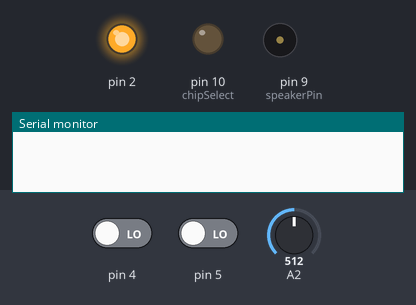
This sketch was run on a simulated Arduino Uno, built with avr-gcc and run on an emulated ATmega328P. Parts: output pins drawn as LEDs (lit = HIGH), buzzer (waves = sounding), the last lines printed to the serial monitor. The test bench sets the inputs (shaded band); at power-on: pin 4 LOW, pin 5 LOW, A2 = 512. Storage starts empty; the audio player accepts every command and is not drawn.

Above: at 5.1 s.
At 6.3 s:
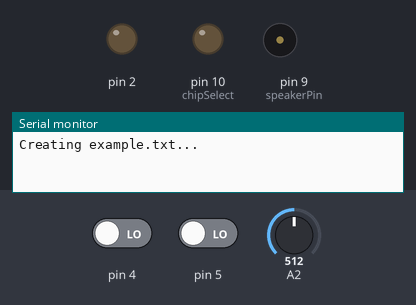
6.4 s: pin 4 driven HIGH
At 7.6 s:
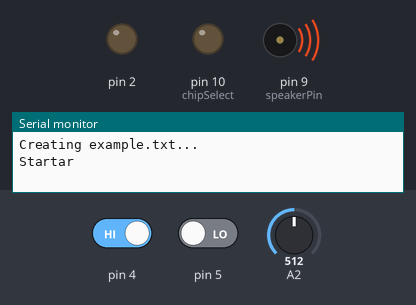
Timing chart, 0 to 14.8 s (numbered marks = the images above; inputs shaded):
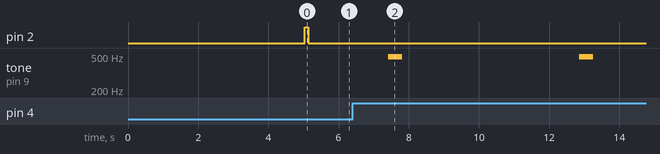

The sketch:

Uno_kod.ino
```cpp
#include <SD.h> //Load SD library
#include <TMRpcm.h> //Load TMRpcm library for audio playing
#include <Wire.h>
int chipSelect = 10; //chip select pin for the MicroSD Card Adapter
File file; // file object that is used to read and write data
int svar; //result
const int numValuesToRead = 5; //number of values for history
uint8_t lastValues[numValuesToRead];
int before;
int resultat1;
int resultat2;
int resultat3;
int x[5];
TMRpcm tmrpcm;

void setup() {
  Serial.begin(9600); // start serial connection to print out debug messages and data

  pinMode(chipSelect, OUTPUT); // chip select pin must be set to OUTPUT mode
  if (!SD.begin(chipSelect)) { // Initialize SD card
    Serial.println("Could not initialize SD card."); // if return value is false, something went wrong.
  }
  pinMode(9,OUTPUT);
  tmrpcm.speakerPin=9;
  tmrpcm.volume(9);
  tmrpcm.play("xp.wav");
  delay(5000);
  if(tmrpcm.isPlaying()== true){
  Serial.println("spelar");
  }

  pinMode(4,INPUT);
  pinMode(5,INPUT);
  pinMode(2,OUTPUT);
  digitalWrite(2,HIGH);
  delay(100);
  digitalWrite(2,LOW);


  Serial.println("Creating example.txt...");
  File myFile;
  file = SD.open("FILE.txt", FILE_WRITE);
  file.close();
  Wire.begin();
  SD.begin();


  //readValuesFromFile();
}
//function to read the values as string to put them into an array
int splitString(const String &input, char separator, String *output, int maxValues) {
  int itemCount = 0;
  int start = 0;
  int end = input.indexOf(separator);

  while (end >= 0 && itemCount < maxValues) {
    output[itemCount++] = input.substring(start, end);
    start = end + 1;
    end = input.indexOf(separator, start);
  }

  // Add the last part of the string
  if (itemCount < maxValues) {
    output[itemCount++] = input.substring(start);
  }

  return itemCount;
}
//checking if history or measure is called
void loop() {
  //Serial.println("H");
  if (digitalRead(4) == HIGH   ) { // generate random number between 0 and 9
    file = SD.open("FILE.txt", FILE_WRITE); // open "file.txt" to write data
    //Wire.beginTransmission(9);
    //tmrpcm.play("whatis.wav");
    //tmrpcm.stopPlayback();
    Serial.println("Startar");
    delay(1000);
    before = analogRead(A2);

    tone(tmrpcm.speakerPin, 490, 400);  // Play the specified note
    delay(400 + 50);  // Add a short delay to avoid cutting off the note abruptly
    noTone(tmrpcm.speakerPin);
    delay(3000);

    resultat1 = analogRead(A2);
    delay(1000);
    resultat2 = analogRead(A2);
    delay(1000);
    resultat3 = analogRead(A2);
    tone(tmrpcm.speakerPin, 490, 400);  // Play the specified note
    delay(400 + 50);  // Add a short delay to avoid cutting off the note abruptly
    noTone(tmrpcm.speakerPin);  // Stop playing the note
    svar = (resultat1 + resultat2 + resultat3)/3-before+20;

    delay(1000);
    if (svar <30){
      tmrpcm.play("spik.wav");

    }
    else if (svar < 1500){
      tmrpcm.play("billl.wav");
    }
    else if (svar> 150){
      tmrpcm.play("plask.wav");
    }
    //tmrpcm.stopPlayback();
    //Wire.write(svar);
    file.print('\n');
    file.print(svar); // write number to file
    //Wire.endTransmission();
    file.close();
    Serial.print("Wrote number: "); // debug output: show written number in serial monitor
    Serial.println(svar);
    //readValuesFromFile(); // close file
    delay(3000);


    }
    else{
      file.close();
    }
  file.close();
  if (digitalRead(5) == HIGH) {
  file = SD.open("FILE.txt", FILE_READ); // open "file.txt" to read data
  if (file) {
    // Read the entire file into a buffer
    String fileContent = file.readString();
    Serial.println("Work");
    // Close the file
    file.close();

    // Split the content into lines
    String lines[fileContent.length()]; // Dynamic array based on file length
    int numLines = splitString(fileContent, '\n', lines, fileContent.length());

    // Initialize a dynamic array to store all values
    int* allValues = new int[numLines];

    // Process each line and convert it to an integer
    for (int i = 0; i < numLines; ++i) {
      allValues[i] = lines[i].toInt();

      // Print detailed information to Serial for debugging
      Serial.print("Read value as integer: ");
      Serial.println(allValues[i]);
      Serial.println("---");
    }

    // Reverse the order of allValues array
    for (int i = 0; i < numLines / 2; ++i) {
      int temp = allValues[i];
      allValues[i] = allValues[numLines - i - 1];
      allValues[numLines - i - 1] = temp;
    }

    // Send the first 5 reversed values via I2C
    Wire.beginTransmission(9);
    for (int j = 0; j < min(numLines, numValuesToRead); ++j) {
      Wire.write(allValues[j]);
      Serial.println(allValues[j]);
    }
    Wire.endTransmission();

    Serial.println(); // Print a newline for better readability in the serial monitor
  }
  else{Serial.print("error");}
  }


  file.close();


  //Serial.println(analogRead(A2));


    //Serial.println(analogRead(A2));


  delay(5); // wait for 5000ms

}

//a file reader to examine any fault
void readValuesFromFile() {
  file = SD.open("FILE.txt", FILE_READ);

  if (file) {
    Serial.println("Reading values from file:");

    // Read each line from the file and print it
    for (int i = 0; i < file.size()/2 ; ++i) {
      String line = file.readStringUntil('\n');
      Serial.println(line);
    }

    file.close();
  } else {
    Serial.println("Error opening file.");
  }
}
```

Measured:
- after the input at 6.4 s, tone on pin 9 (speakerPin): alternates 490 Hz for 0.40 s and silent for 5.1 s, starting after 1.0 s
